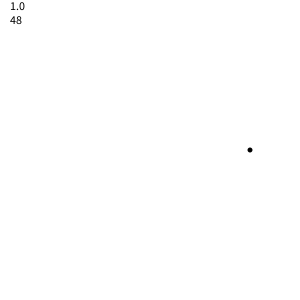
Frame 1 (no input)
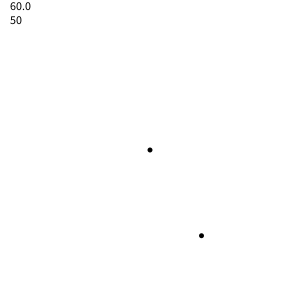
Frame 60 (the mouse pressed at the canvas centre just before this capture)
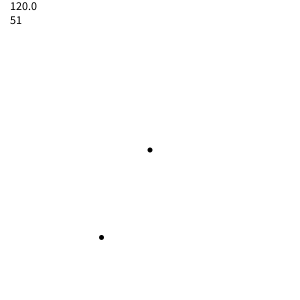
Frame 120 (the mouse held since frame 60 and released just before this capture)

The Processing sketch that drew these frames (run headless with seeded random() and noise(); from frame 60 on, the mouse is pressed at the canvas centre):

// Processing sketch: DotClock
// ── DotClock.pde
void setup() {
  size(300, 300);
}
int R = 100;
float t=0;
void draw() {
  background(-1);
  noStroke();
  pushMatrix();
  translate(width>>1, height>>1);
  ellipse(0, 0, 5, 5);
  float tt = millis()/1000;
  float x = R*cos(radians(t)); 
  float y = R*sin(radians(t));
  fill(0);
  ellipse(x, y, 5, 5); 
  t+=1;
  popMatrix();
  text(t+ "\n"+second(), 10, 10);
}
